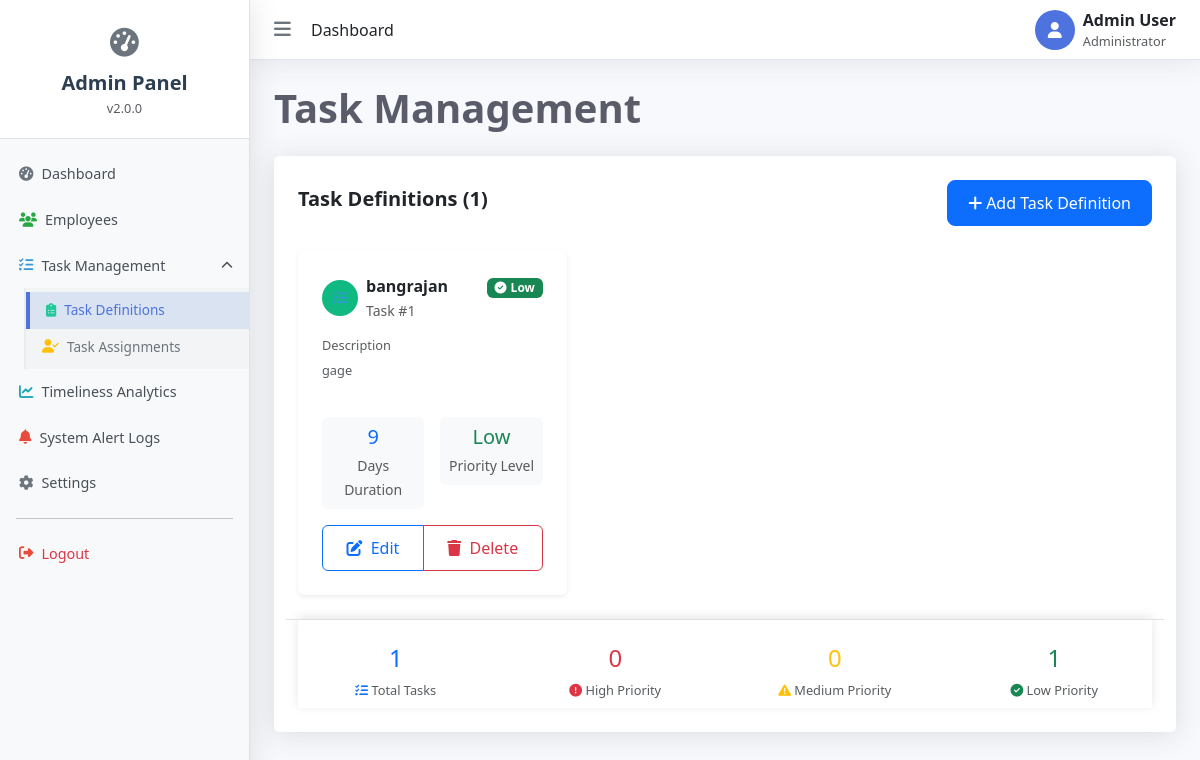
Before: /dashboard/tasks/ with the older database file.
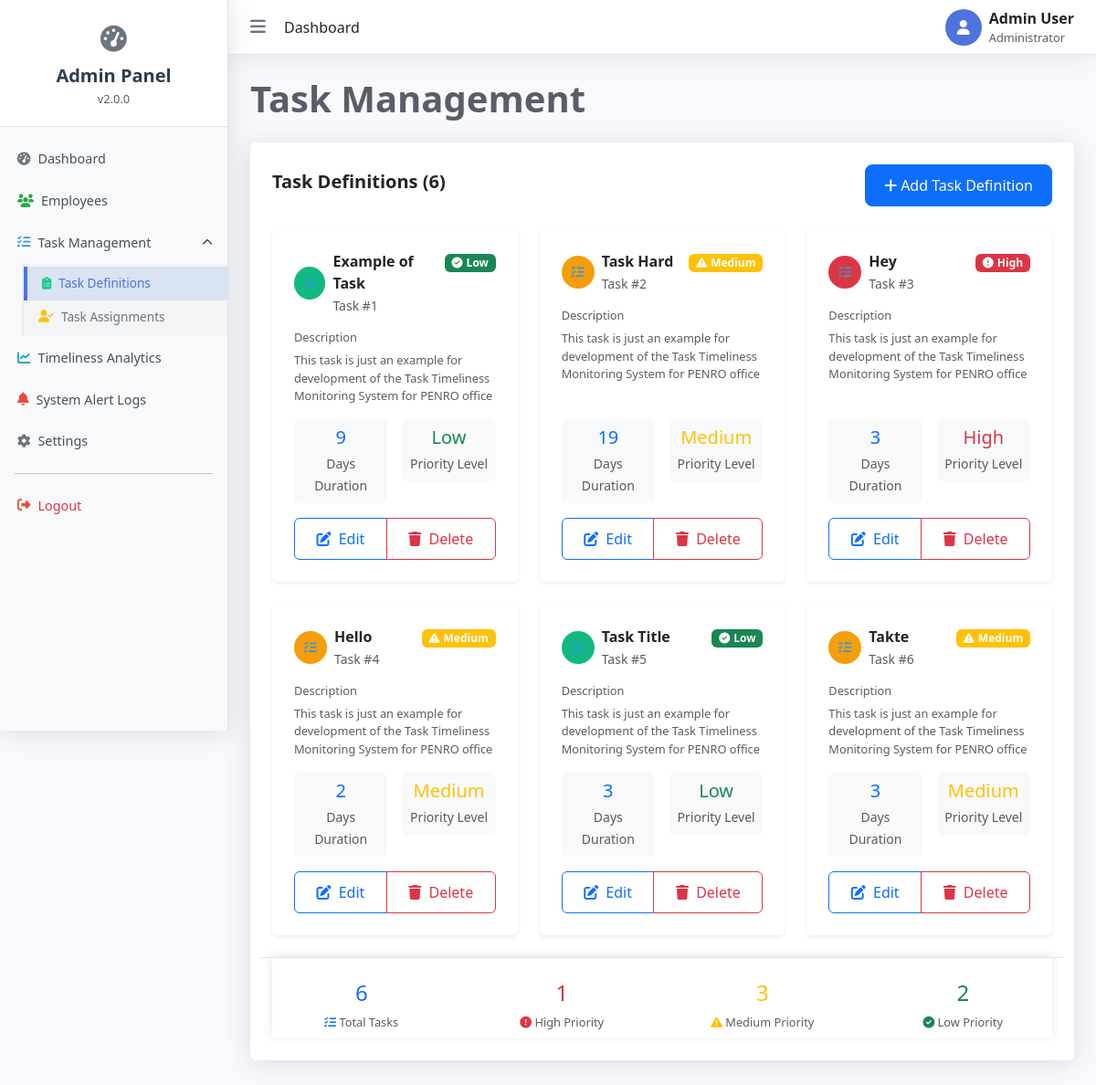
After: the same page with the newer database file.
### ttms_app/models.py (models this page shows, shortened)
class Task(models.Model):
    title = models.CharField(max_length=200)
    description = models.TextField(blank=True)
    standard_duration_days = models.PositiveSmallIntegerField(
        default=3,
        help_text="Standard number of days for task completion."
    )
    priority = models.CharField(
        max_length=10,
        choices=[('high', 'High'), ('medium', 'Medium'), ('low', 'Low')],
        default='medium'
    )
    class Meta:
        verbose_name = "Task Definition"
        verbose_name_plural = "Task Definitions"

### ttms_app/views.py (the view)
# urls.py: path('tasks/', views.tasks_view, name='tasks'),
def tasks_view(request):
    tasks = Task.objects.all().order_by('id')
    total_tasks = tasks.count()
    high_priority_count = tasks.filter(priority='high').count()
    medium_priority_count = tasks.filter(priority='medium').count()
    low_priority_count = tasks.filter(priority='low').count()
    context = {
        'page_title': 'Task Management',
        'tasks': tasks,
        'total_tasks': total_tasks,
        'high_priority_count': high_priority_count,
        'medium_priority_count': medium_priority_count,
        'low_priority_count': low_priority_count,
    }
    return render(request, 'admin_dashboard/tasks.html', context)

### templates/admin_dashboard/tasks.html (shortened to what the changed rows need)
{% extends 'admin_dashboard/base.html' %}
{% block content %}
<div class="content-wrapper">
    <h1 class="page-title">Task Management</h1>
    <div class="content-card">
        <div class="d-flex justify-content-between align-items-center mb-4">
            <h5 class="fw-bold text-gray-800">Task Definitions ({{ total_tasks }})</h5>
            <div>
                <button class="btn btn-primary task-create-btn" data-bs-toggle="modal" data-bs-target="#addTaskModal">
                </button>
            </div>
        </div>
        {% if tasks %}
        <div class="row g-4 task-grid">
            {% for task in tasks %}
            <div class="col-md-6 col-lg-4">
                <div class="card task-display-card h-100 border-0 shadow-sm" id="task-display-{{ task.id }}">
                    <div class="card-body p-4 d-flex flex-column">
                        <div class="d-flex justify-content-between align-items-start mb-3 task-header">
                            <div class="d-flex align-items-center">
                                <div class="task-display-icon me-2 task-icon-priority-{{ task.priority }} text-white">
                                    <i class="fas fa-tasks"></i>
                                </div>
                                <div>
                                    <strong class="d-block task-title">{{ task.title }}</strong>
                                    <small class="text-muted task-id">Task #{{ forloop.counter }}</small>
                                </div>
                            </div>
                            <div>
                                {% if task.priority == 'high' %}
                                    <span class="badge bg-danger task-priority-badge">
                                        <i class="fas fa-exclamation-circle me-1"></i>High
                                    </span>
                                {% elif task.priority == 'medium' %}
                                    <span class="badge bg-warning task-priority-badge">
                                        <i class="fas fa-exclamation-triangle me-1"></i>Medium
                                    </span>
                                {% elif task.priority == 'low' %}
                                    <span class="badge bg-success task-priority-badge">
                                        <i class="fas fa-check-circle me-1"></i>Low
                                    </span>
                                {% else %}
                                    <span class="badge bg-secondary task-priority-badge">Not Set</span>
                                {% endif %}
                            </div>
                        </div>
                        <div class="mb-3 flex-grow-1 task-description-section">
                            <h6 class="text-muted small mb-2">Description</h6>
                            {% if task.description %}
                                <p class="card-text text-muted small mb-0 task-description-content">
                                    {{ task.description|truncatechars:150 }}
                                </p>
                            {% else %}
                                <p class="card-text text-muted small mb-0 task-no-description">— No description —</p>
                            {% endif %}
                        </div>
                        <div class="row g-3 mb-3 task-metrics">
                            <div class="col-6">
                                <div class="text-center p-2 bg-light rounded task-duration-box">
                                    <h5 class="mb-1 text-primary task-duration-value">{{ task.standard_duration_days }}</h5>
                                    <small class="text-muted">Days Duration</small>
                                </div>
                            </div>
                            <div class="col-6">
                                <div class="text-center p-2 bg-light rounded task-priority-box">
                                    <h5 class="mb-1 task-priority-text">
                                        {% if task.priority == 'high' %}
                                            <span class="text-danger">High</span>
                                        {% elif task.priority == 'medium' %}
                                            <span class="text-warning">Medium</span>
                                        {% else %}
                                            <span class="text-success">Low</span>
                                        {% endif %}
                                    </h5>
                                    <small class="text-muted">Priority Level</small>
                                </div>
                            </div>
                        </div>
                        <div class="btn-group w-100 mt-auto task-actions">
                            <button class="btn btn-outline-primary task-edit-btn flex-fill"
                                    data-task-id="{{ task.id }}"
                                    data-task-title="{{ task.title }}"
                                    data-task-description="{{ task.description|default:'' }}"
                                    data-task-duration="{{ task.standard_duration_days }}"
                                    data-task-priority="{{ task.priority }}"
                                    data-bs-toggle="modal"
                                    data-bs-target="#editTaskModal">
                                <i class="fas fa-edit me-1"></i> Edit
                            </button>
                            <button class="btn btn-outline-danger task-delete-btn flex-fill"
                                    data-task-id="{{ task.id }}"
                                    data-task-title="{{ task.title }}">
                                <i class="fas fa-trash me-1"></i> Delete
                            </button>
                        </div>
                    </div>
                </div>
            </div>
            {% endfor %}
        </div>
        <div class="task-stat-card mt-4">
            <div class="row mt-4 pt-3 border-top task-stats-row">
                <div class="col-md-3">
                    <div class="text-center task-stat-item">
                        <h4 class="text-primary task-stat-number">{{ total_tasks }}</h4>
                        <p class="text-muted small mb-0">
                            <i class="fas fa-tasks text-primary"></i> Total Tasks
                        </p>
                    </div>
                </div>
                <div class="col-md-3">
                    <div class="text-center task-stat-item">
                        <h4 class="text-danger task-stat-number">{{ high_priority_count|default:"0" }}</h4>
                        <p class="text-muted small mb-0">
                            <i class="fas fa-exclamation-circle text-danger"></i> High Priority
                        </p>
                    </div>
                </div>
                <div class="col-md-3">
                    <div class="text-center task-stat-item">
                        <h4 class="text-warning task-stat-number">{{ medium_priority_count|default:"0" }}</h4>
                        <p class="text-muted small mb-0">
                            <i class="fas fa-exclamation-triangle text-warning"></i> Medium Priority
                        </p>
                    </div>
                </div>
                <div class="col-md-3">
                    <div class="text-center task-stat-item">
                        <h4 class="text-success task-stat-number">{{ low_priority_count|default:"0" }}</h4>
                        <p class="text-muted small mb-0">
                            <i class="fas fa-check-circle text-success"></i> Low Priority
                        </p>
                    </div>
                </div>
            </div>
        </div>
        {% endif %}
    </div>
</div>
{% endblock %}

Changed rows visible on the page:
removed Task: title "bangrajan", priority "low" (drawn), description "gage", standard_duration_days "9"
added Task: title "Example of Task", priority "low" (drawn), description "This task is just an example for development of the Task Timeliness Monitoring System for PENRO office", standard_duration_days "9"
added Task: title "Task Hard", priority "medium" (drawn), description "This task is just an example for development of the Task Timeliness Monitoring System for PENRO office", standard_duration_days "19"
added Task: title "Hey", priority "high" (drawn), description "This task is just an example for development of the Task Timeliness Monitoring System for PENRO office", standard_duration_days "3"
added Task: title "Hello", priority "medium" (drawn), description "This task is just an example for development of the Task Timeliness Monitoring System for PENRO office", standard_duration_days "2"
added Task: title "Task Title", priority "low" (drawn), description "This task is just an example for development of the Task Timeliness Monitoring System for PENRO office", standard_duration_days "3"
added Task: title "Takte", priority "medium" (drawn), description "This task is just an example for development of the Task Timeliness Monitoring System for PENRO office", standard_duration_days "3"
Other visible differences:
{{ total_tasks }}: "1" → "6"
{{ high_priority_count|default:"0" }}: "0" → "1"
{{ medium_priority_count|default:"0" }}: "0" → "3"
{{ low_priority_count|default:"0" }}: "1" → "2"
